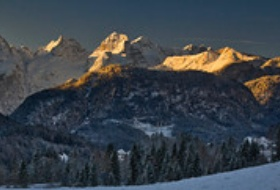
#> input picture testdata/scaled/Mountain-0.jpg, 280 x 190 px, found by its file name; its folder holds 4 pictures in this run
$ python ImageProcessing.py   (older library calls are emulated)
#> lines starting #> are read from the running program, lines starting #| are printed output that depends on the picture; after the words box and inside, x2 and y2 are one past the last pixel; in counts of white or black regions, pixels touching at a corner belong together
import cv2
import numpy as np
import ImageTools

for i in range(0, 24):
    filename = "testdata/scaled/Mountain-" + str(i) + ".jpg"
    img = cv2.imread(filename)
#> img is the input picture: shape (190, 280, 3); mean B, G, R 73.8, 66.1, 58.5

    # img_grey = cv2.cvtColor(img, cv2.COLOR_BGR2GRAY)
    # # Light blur to clean the image
    # img_grey = cv2.medianBlur(img_grey, 5)
    # # extract contours to 8 bit with 5 wide kernel
    # edges = cv2.Laplacian(img_grey, cv2.CV_8U, ksize=5)
    # # clean edge image (keep only the strong edges) by applying a threshold
    # # THRESH_BINARY_INV means background black and contours white
    # ret, thresholded = cv2.threshold(edges, 70, 255, cv2.THRESH_BINARY_INV)
    # color_img = cv2.bilateralFilter(img, 9, 75, 75)  # d= dimension of kernel
    # # COnvert grayscale image to colour (ie give it 3 channels)
    # skt = cv2.cvtColor(thresholded, cv2.COLOR_GRAY2BGR)
    # # join images to make cartoon??
    # # filtered_img = cv2.addWeighted(color_img, 0.8, skt, 0.2, 0)
    canny = cv2.cvtColor(cv2.Canny(img, 50, 200, None, 3), cv2.COLOR_GRAY2BGR)
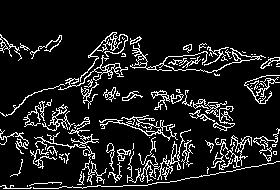
#> canny: shape (190, 280, 3); 11.2% white in thin lines or dots, all inside (x1, y1, x2, y2) = (0, 32, 280, 189)
    # canny = ImageTools.flood_fill(canny, [0, 0], (255, 0, 0))
    # redCol = ImageTools.reduce_colors(img, 5)
    # # filtered_img = cv2.bitwise_and(redCol, canny)
    # # filtered_img = cv2.addWeighted(redCol, 1, canny, 0.5, 0)
    # cv2.resize(skt, None, fx=0.5, fy=0.5)
    cv2.imshow("ORIGINAL", img)
    # cv2.imshow("Image", skt)
    cv2.imshow("Cannyd", canny)
    # cv2.imshow("red cols", redCol)
    # cv2.imshow("Filtered", filtered_img)

    cv2.waitKey(0)
#> pass 2 of the loop `for i in range(0, 24):`:
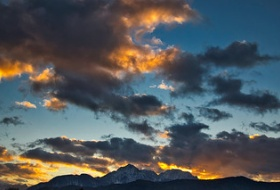
#> input picture testdata/scaled/Mountain-1.jpg, 280 x 190 px, found by its file name
#> img is the input picture: shape (190, 280, 3); mean B, G, R 92, 89, 83.4
#> `canny = cv2.cvtColor(cv2.Canny(img, 50, 200, None, 3), cv2.COLOR_GRAY2..`:
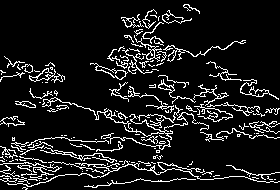
#> canny: shape (190, 280, 3); 10.7% white in thin lines or dots
#> pass 3 of the loop `for i in range(0, 24):`:
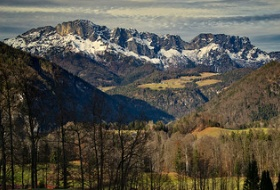
#> input picture testdata/scaled/Mountain-2.jpg, 280 x 190 px, found by its file name
#> img is the input picture: shape (190, 280, 3); mean B, G, R 72.2, 82.2, 85.1
#> `canny = cv2.cvtColor(cv2.Canny(img, 50, 200, None, 3), cv2.COLOR_GRAY2..`:
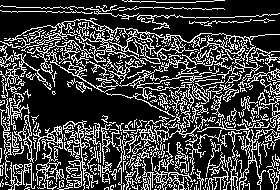
#> canny: shape (190, 280, 3); 25.5% white in thin lines or dots
#> (the run stopped early here; a loop or call above may not have finished)
